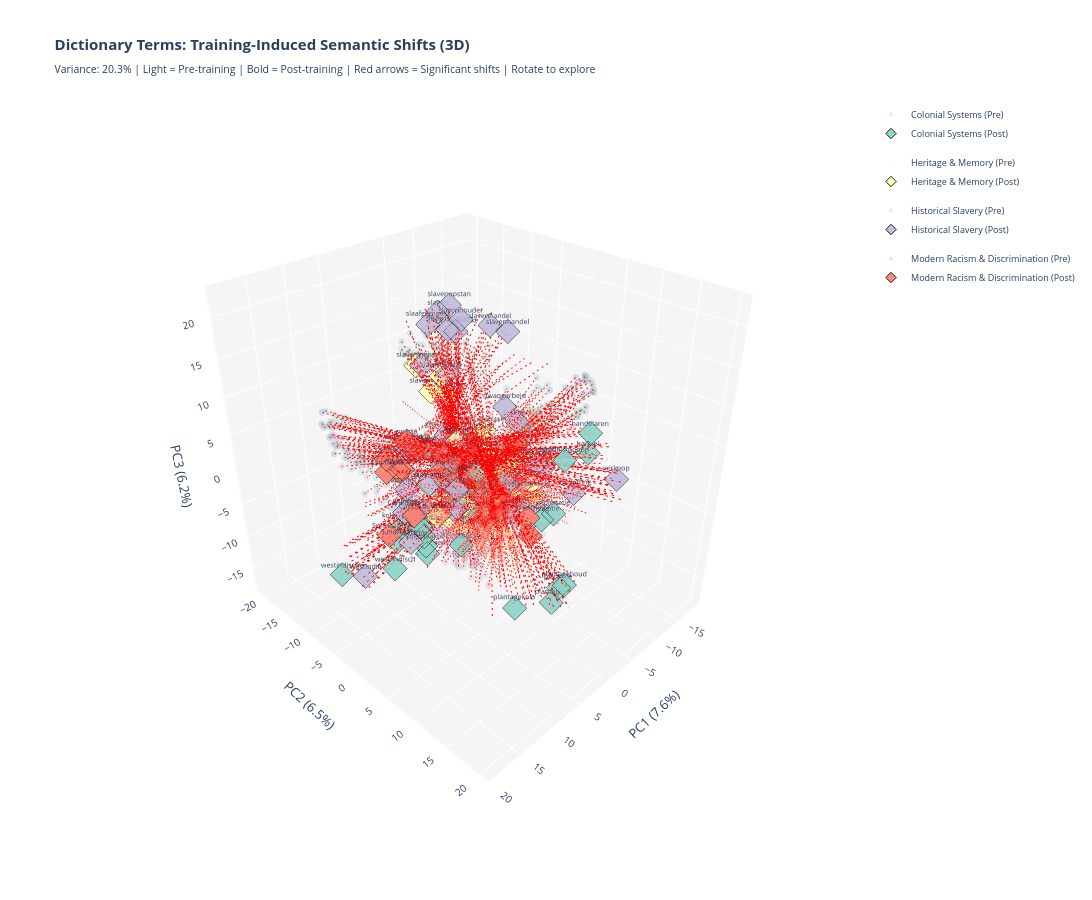

Notebook code for this chart:
### Code cell
# ============================================================
# CELL 9.8: 3D DICTIONARY TERMS VISUALIZATION (WITH SHIFT ANALYSIS)
# ============================================================

if VIZ_AVAILABLE and 'dict_viz_data' in globals():
    print(f"\n{'='*70}")
    print("3D DICTIONARY VISUALIZATION")
    print(f"{'='*70}")

    df_dict_plot = dict_viz_data['df']
    has_both = 'base' in dict_viz_data and 'trained' in dict_viz_data

    # --------------------------------------------------------
    # Create 3D Visualizations
    # --------------------------------------------------------

    if has_both:
        print(f"\n  Creating 3D comparison with shift vectors...")

        # --------------------------------------------------------
        # Calculate Shifts (Pre to Post Training)
        # --------------------------------------------------------

        coords_pre = dict_viz_data['base']['pca_3d']
        coords_post = dict_viz_data['trained']['pca_3d']

        # Calculate shift vectors
        shifts = coords_post - coords_pre
        shift_magnitudes = np.linalg.norm(shifts, axis=1)

        # Add to dataframe
        df_dict_plot['shift_magnitude'] = shift_magnitudes
        df_dict_plot['shift_x'] = shifts[:, 0]
        df_dict_plot['shift_y'] = shifts[:, 1]
        df_dict_plot['shift_z'] = shifts[:, 2]

        print(f"    Shift statistics:")
        print(f"      Mean: {shift_magnitudes.mean():.3f}")
        print(f"      Median: {np.median(shift_magnitudes):.3f}")
        print(f"      Max: {shift_magnitudes.max():.3f}")

        # Identify top shifters
        top_shifters = df_dict_plot.nlargest(10, 'shift_magnitude')
        print(f"\n    Top 10 terms with largest shifts:")
        for idx, row in top_shifters.iterrows():
            print(f"      {row['term_text']:30s}: {row['shift_magnitude']:.3f}")

        # --------------------------------------------------------
        # Create Figure with Both Positions + Shift Vectors
        # --------------------------------------------------------

        fig_3d = go.Figure()

        # Plot pre-training positions (lighter, smaller)
        print(f"\n  Adding pre-training positions...")

        df_plot = df_dict_plot.copy()
        df_plot['pca_x'] = coords_pre[:, 0]
        df_plot['pca_y'] = coords_pre[:, 1]
        df_plot['pca_z'] = coords_pre[:, 2]

        for topic in df_plot['topic_assigned'].unique():
            topic_df = df_plot[df_plot['topic_assigned'] == topic]
            if len(topic_df) == 0:
                continue

            hover_texts = [
                f"<b>{row['term_text']}</b> (Pre-training)<br>"
                f"Topic: {row['topic_assigned']}<br>"
                f"Type: {row.get('term_type', 'Unknown')}<br>"
                f"Shift: {row['shift_magnitude']:.3f}"
                for _, row in topic_df.iterrows()
            ]

            fig_3d.add_trace(go.Scatter3d(
                x=topic_df['pca_x'],
                y=topic_df['pca_y'],
                z=topic_df['pca_z'],
                mode='markers',
                name=f'{topic} (Pre)',
                marker=dict(
                    size=4,
                    color=topic_colors.get(topic, 'gray'),
                    opacity=0.3,
                    symbol='circle'
                ),
                hovertemplate='%{hovertext}<extra></extra>',
                hovertext=hover_texts,
                legendgroup=topic,
                showlegend=True
            ))

        # Plot post-training positions (bolder, larger)
        print(f"  Adding post-training positions...")

        df_plot['pca_x'] = coords_post[:, 0]
        df_plot['pca_y'] = coords_post[:, 1]
        df_plot['pca_z'] = coords_post[:, 2]

        for topic in df_plot['topic_assigned'].unique():
            topic_df = df_plot[df_plot['topic_assigned'] == topic]
            if len(topic_df) == 0:
                continue

            # Separate seed vs expanded
            seed_df = topic_df[topic_df['term_type'] == 'Seed'] if 'term_type' in topic_df.columns else topic_df

            if len(seed_df) > 0:
                hover_texts = [
                    f"<b>{row['term_text']}</b> (Post-training)<br>"
                    f"Topic: {row['topic_assigned']}<br>"
                    f"Type: {row.get('term_type', 'Unknown')}<br>"
                    f"Shift: {row['shift_magnitude']:.3f}"
                    for _, row in seed_df.iterrows()
                ]

                fig_3d.add_trace(go.Scatter3d(
                    x=seed_df['pca_x'],
                    y=seed_df['pca_y'],
                    z=seed_df['pca_z'],
                    mode='markers+text',
                    name=f'{topic} (Post)',
                    text=seed_df['term_text'].str[:12],
                    textposition='top center',
                    textfont=dict(size=7),
                    marker=dict(
                        size=8,
                        color=topic_colors.get(topic, 'gray'),
                        opacity=0.9,
                        symbol='diamond',
                        line=dict(width=1, color='black')
                    ),
                    hovertemplate='%{hovertext}<extra></extra>',
                    hovertext=hover_texts,
                    legendgroup=topic,
                    showlegend=True
                ))

        # Plot shift vectors for significant shifts
        print(f"  Adding shift vectors...")

        significant_shifts = df_plot[df_plot['shift_magnitude'] > np.median(shift_magnitudes)]

        for _, row in significant_shifts.iterrows():
            # Arrow from pre to post
            fig_3d.add_trace(go.Scatter3d(
                x=[coords_pre[row.name, 0], coords_post[row.name, 0]],
                y=[coords_pre[row.name, 1], coords_post[row.name, 1]],
                z=[coords_pre[row.name, 2], coords_post[row.name, 2]],
                mode='lines',
                line=dict(color='red', width=2, dash='dash'),
                hovertemplate=f"<b>{row['term_text']}</b><br>Shift: {row['shift_magnitude']:.3f}<extra></extra>",
                showlegend=False
            ))

        print(f"    ✓ Added {len(significant_shifts)} shift vectors (above median)")

        var_exp = dict_viz_data['trained']['variance_3d']
        title_text = (
            f"<b>Dictionary Terms: Training-Induced Semantic Shifts (3D)</b><br>"
            f"<sub>Variance: {var_exp.sum():.1%} | "
            f"Light = Pre-training | Bold = Post-training | "
            f"Red arrows = Significant shifts | "
            f"Rotate to explore</sub>"
        )

    else:
        # Single model visualization
        print(f"\n  Creating single 3D visualization...")

        fig_3d = go.Figure()

        model_type = 'base' if 'base' in dict_viz_data else 'trained'
        data = dict_viz_data[model_type]
        coords_3d = data['pca_3d']
        var_exp = data['variance_3d']

        df_plot = df_dict_plot.copy()
        df_plot['pca_x'] = coords_3d[:, 0]
        df_plot['pca_y'] = coords_3d[:, 1]
        df_plot['pca_z'] = coords_3d[:, 2]

        for topic in df_plot['topic_assigned'].unique():
            topic_df = df_plot[df_plot['topic_assigned'] == topic]
            if len(topic_df) == 0:
                continue

            hover_texts = [
                f"<b>{row['term_text']}</b><br>"
                f"Topic: {row['topic_assigned']}<br>"
                f"Type: {row.get('term_type', 'Unknown')}"
                for _, row in topic_df.iterrows()
            ]

            fig_3d.add_trace(go.Scatter3d(
                x=topic_df['pca_x'],
                y=topic_df['pca_y'],
                z=topic_df['pca_z'],
                mode='markers+text',
                name=topic,
                text=topic_df['term_text'].str[:12],
                textposition='top center',
                textfont=dict(size=7),
                marker=dict(
                    size=6,
                    color=topic_colors.get(topic, 'gray'),
                    opacity=0.8
                ),
                hovertemplate='%{hovertext}<extra></extra>',
                hovertext=hover_texts,
                legendgroup=topic
            ))

        model_name = "Pre-training" if model_type == 'base' else "Post-training"
        title_text = (
            f"<b>Dictionary Terms in 3D Semantic Space ({model_name})</b><br>"
            f"<sub>Variance: {var_exp.sum():.1%} | Rotate to explore</sub>"
        )

    # --------------------------------------------------------
    # Update Layout
    # --------------------------------------------------------

    fig_3d.update_layout(
        title=title_text,
        scene=dict(
            xaxis=dict(
                title=f'PC1 ({var_exp[0]:.1%})',
                backgroundcolor="rgb(245, 245, 245)",
                gridcolor="white",
                showbackground=True
            ),
            yaxis=dict(
                title=f'PC2 ({var_exp[1]:.1%})',
                backgroundcolor="rgb(245, 245, 245)",
                gridcolor="white",
                showbackground=True
            ),
            zaxis=dict(
                title=f'PC3 ({var_exp[2]:.1%})',
                backgroundcolor="rgb(245, 245, 245)",
                gridcolor="white",
                showbackground=True
            ),
            camera=dict(
                eye=dict(x=1.5, y=1.5, z=1.3)
            )
        ),
        width=1400,
        height=900,
        font=dict(size=11),
        showlegend=True,
        legend=dict(
            x=1.0,
            y=1.0,
            font=dict(size=9),
            bgcolor='rgba(255,255,255,0.8)'
        ),
        template='plotly_white'
    )

    # --------------------------------------------------------
    # Save Visualization
    # --------------------------------------------------------

    if has_both:
        output_path = visuals_path_viz / 'dictionary_terms_shifts_3d.html'
    elif 'trained' in dict_viz_data:
        output_path = visuals_path_viz / 'dictionary_terms_trained_3d.html'
    else:
        output_path = visuals_path_viz / 'dictionary_terms_base_3d.html'

    fig_3d.write_html(str(output_path))

    print(f"\n{'='*70}")
    print(f"3D DICTIONARY VISUALIZATION COMPLETE")
    print(f"{'='*70}")
    print(f"  Saved to: {output_path.relative_to(fs.root)}")
    if has_both:
        print(f"  Shows: Pre/Post training comparison with shift vectors")
        print(f"  Significant shifts: {len(significant_shifts)}")

    # Display
    try:
        fig_3d.show()
    except:
        print(f"  (Interactive display not available)")

    print(f"\n✓ Cell 9.8 Complete!")

else:
    print("⚠ Skipping 3D dictionary visualization - data not available")
